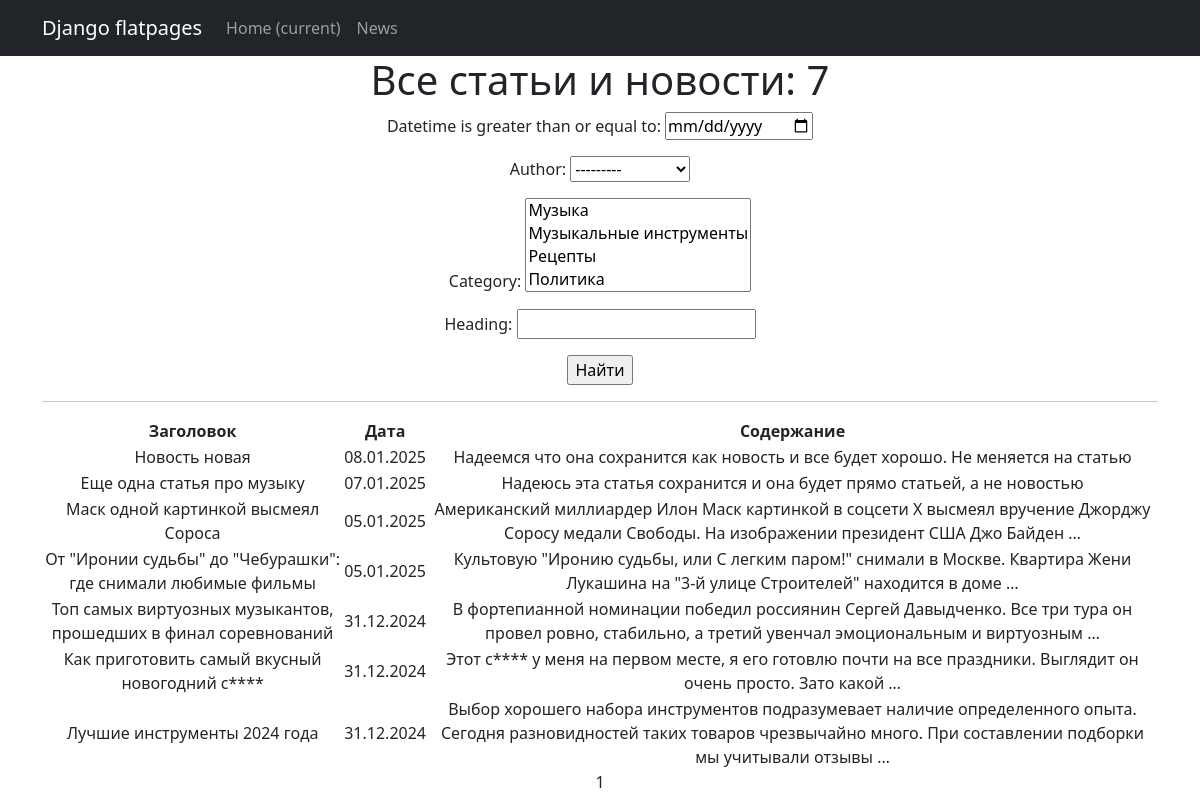
Page /news/ (signed in) on the earlier database version.
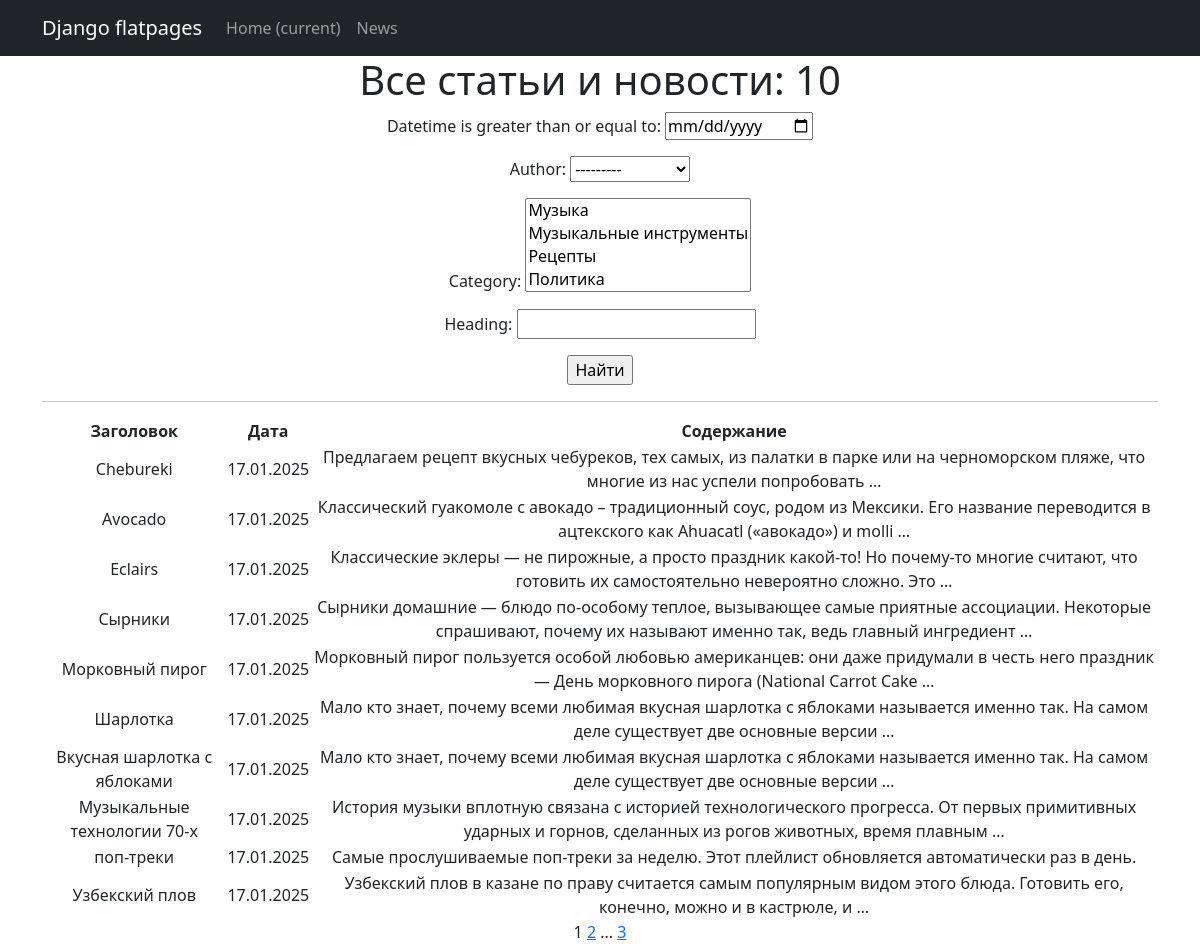
Same page on the later database version.
### news/models.py (models this page shows, shortened)
class Post(models.Model):
    article = 'AR'
    news = 'NE'
    POSTS = [
        (article, 'статья'),
        (news, 'новость')]
    author = models.ForeignKey(Author, on_delete=models.CASCADE)
    category = models.ManyToManyField(Category, through='PostCategory')
    content_type = models.CharField(max_length=2,
                                    choices=POSTS,
                                    default=article)
    datetime = models.DateTimeField(auto_now_add=True)
    heading = models.CharField(max_length=255)
    content = models.TextField()
    rating = models.IntegerField(default=0)

### news/views.py (the view)
# urls.py: path('', NewsList.as_view(), name='news_articles'),
class NewsList(LoginRequiredMixin, ListView):
    model = Post
    ordering = '-datetime'
    template_name = 'news.html'
    context_object_name = 'news'
    paginate_by = 10
    def get_queryset(self):
        queryset = super().get_queryset()
        self.filterset = NewsFilter(self.request.GET, queryset)
        return self.filterset.qs
    def get_context_data(self, **kwargs):
        context = super().get_context_data(**kwargs)
        context['filterset'] = self.filterset
        context['is_not_author'] = not self.request.user.groups.filter(name='author').exists()
        return context

### news/models.py (called while the page is built)
    def __str__(self):
        return self.author.username

    def __str__(self):
        return self.name

### news/templatetags/custom_filtres.py (called while the page is built)
@register.filter()
def censor(value):
    if not isinstance(value, str):
        return value
    bad_words = ['салат', 'картофель', 'слово']
    for word in bad_words:
        censored_word = word[0] + '*' * (len(word) - 1)
        value = value.replace(word, censored_word)
    return value

### templates/news.html (shortened to what this page needs)
{% extends 'flatpages/default.html' %}
{% load custom_filtres %}
{% block content %}
<h1>Все статьи и новости: {{news|length}}</h1>
<form action="" method="get">
    {{ filterset.form.as_p }}
    <input type="submit" value="Найти" />
</form>
<hr>
{% if news %}
<table>
   <thead>
        <tr>
            <th>Заголовок</th>
            <th>Дата</th>
            <th>Содержание</th>
        </tr>
    </thead>
    <tbody>
        {% for n in news %}
        <tr>
            <td>{{ n.heading|censor }}</td>
            <td>{{ n.datetime|date:"d.m.Y" }}</td>
            <td>{{ n.content|truncatewords:20|censor }}</td>
        </tr>
        {% endfor %}
    </tbody>
</table>
{% else %}
<h2>Новостей и статей нет!</h2>
{% endif %}
{{ page_obj.number }}
{% if page_obj.has_next %}
    <a href="?{% if request.GET %}{{ request.GET.urlencode }}&{% endif %}page={{ page_obj.next_page_number }}">{{ page_obj.next_page_number }}</a>
    {% if paginator.num_pages != page_obj.next_page_number %}
        ...
        <a href="?{% if request.GET %}{{ request.GET.urlencode }}&{% endif %}page={{ page_obj.paginator.num_pages }}">{{ page_obj.paginator.num_pages }}</a>
    {% endif %}
{% endif %}
{% endblock content %}

Differences in the rows shown:
no longer on this page (row unchanged): Post: heading|censor "Новость новая", datetime "08.01.2025", content|censor "Надеемся что она сохранится как новость и все будет хорошо. Не меняется на статью"
no longer on this page (row unchanged): Post: heading|censor "Еще одна статья про музыку", datetime "07.01.2025", content|censor "Надеюсь эта статья сохранится и она будет прямо статьей, а не новостью"
no longer on this page (row unchanged): Post: heading|censor "Маск одной картинкой высмеял Сороса", datetime "05.01.2025", content|censor "Американский миллиардер Илон Маск картинкой в соцсети X высмеял вручение Джорджу Соросу медали Свободы. На изображении президент США Джо Байден …"
no longer on this page (row unchanged): Post: heading|censor "От \"Иронии судьбы\" до \"Чебурашки\": где снимали любимые фильмы", datetime "05.01.2025", content|censor "Культовую \"Иронию судьбы, или С легким паром!\" снимали в Москве. Квартира Жени Лукашина на \"3-й улице Строителей\" находится в доме …"
no longer on this page (row unchanged): Post: heading|censor "Топ самых виртуозных музыкантов, прошедших в финал соревнований", datetime "31.12.2024", content|censor "В фортепианной номинации победил россиянин Сергей Давыдченко. Все три тура он провел ровно, стабильно, а третий увенчал эмоциональным и виртуозным …"
no longer on this page (row unchanged): Post: heading|censor "Как приготовить самый вкусный новогодний с****", datetime "31.12.2024", content|censor "Этот с**** у меня на первом месте, я его готовлю почти на все праздники. Выглядит он очень просто. Зато какой …"
no longer on this page (row unchanged): Post: heading|censor "Лучшие инструменты 2024 года", datetime "31.12.2024", content|censor "Выбор хорошего набора инструментов подразумевает наличие определенного опыта. Сегодня разновидностей таких товаров чрезвычайно много. При составлении подборки мы учитывали отзывы …"
added Post: heading|censor "Chebureki", datetime "17.01.2025", content|censor "Предлагаем рецепт вкусных чебуреков, тех самых, из палатки в парке или на черноморском пляже, что многие из нас успели попробовать …"
added Post: heading|censor "Avocado", datetime "17.01.2025", content|censor "Классический гуакомоле с авокадо – традиционный соус, родом из Мексики. Его название переводится в ацтекского как Ahuacatl («авокадо») и molli …"
added Post: heading|censor "Eclairs", datetime "17.01.2025", content|censor "Классические эклеры — не пирожные, а просто праздник какой-то! Но почему-то многие считают, что готовить их самостоятельно невероятно сложно. Это …"
added Post: heading|censor "Сырники", datetime "17.01.2025", content|censor "Сырники домашние — блюдо по-особому теплое, вызывающее самые приятные ассоциации. Некоторые спрашивают, почему их называют именно так, ведь главный ингредиент …"
added Post: heading|censor "Морковный пирог", datetime "17.01.2025", content|censor "Морковный пирог пользуется особой любовью американцев: они даже придумали в честь него праздник — День морковного пирога (National Carrot Cake …"
added Post: heading|censor "Шарлотка", datetime "17.01.2025", content|censor "Мало кто знает, почему всеми любимая вкусная шарлотка с яблоками называется именно так. На самом деле существует две основные версии …"
added Post: heading|censor "Вкусная шарлотка с яблоками", datetime "17.01.2025", content|censor "Мало кто знает, почему всеми любимая вкусная шарлотка с яблоками называется именно так. На самом деле существует две основные версии …"
added Post: heading|censor "Музыкальные технологии 70-х", datetime "17.01.2025", content|censor "История музыки вплотную связана с историей технологического прогресса. От первых примитивных ударных и горнов, сделанных из рогов животных, время плавным …"
added Post: heading|censor "поп-треки", datetime "17.01.2025", content|censor "Самые прослушиваемые поп-треки за неделю. Этот плейлист обновляется автоматически раз в день."
added Post: heading|censor "Узбекский плов", datetime "17.01.2025", content|censor "Узбекский плов в казане по праву считается самым популярным видом этого блюда. Готовить его, конечно, можно и в кастрюле, и …"
Other differences:
{{ news|length }}: "7" → "10"
{{ page_obj.next_page_number }}: (not shown) → "2"
{{ page_obj.paginator.num_pages }}: (not shown) → "3"
